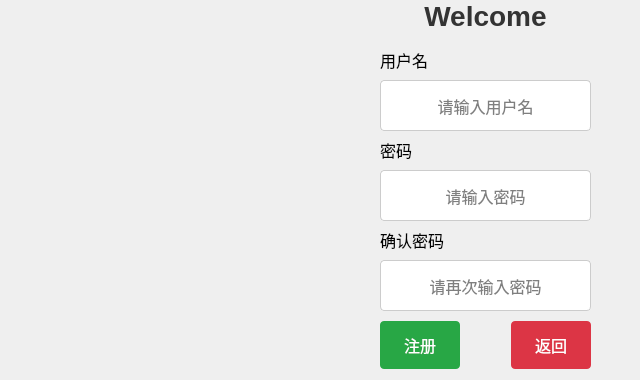
<?xml version="1.0" encoding="UTF-8"?>
<ui version="4.0">
 <class>register1</class>
 <widget class="QDialog" name="register1">
  <property name="geometry">
   <rect>
    <x>0</x>
    <y>0</y>
    <width>640</width>
    <height>380</height>
   </rect>
  </property>
  <property name="windowTitle">
   <string>Dialog</string>
  </property>
  <widget class="QLabel" name="title">
   <property name="geometry">
    <rect>
     <x>370</x>
     <y>-20</y>
     <width>231</width>
     <height>71</height>
    </rect>
   </property>
   <property name="font">
    <font>
     <family>Arial</family>
     <pointsize>-1</pointsize>
     <bold>true</bold>
    </font>
   </property>
   <property name="styleSheet">
    <string notr="true">QLabel {
    font-family: 'Arial', sans-serif;
    font-size: 28px;
    font-weight: bold;
    color: #333;
    text-align: center;
    padding: 20px;
}</string>
   </property>
   <property name="text">
    <string>Welcome</string>
   </property>
   <property name="alignment">
    <set>Qt::AlignmentFlag::AlignCenter</set>
   </property>
  </widget>
  <widget class="QLineEdit" name="username">
   <property name="geometry">
    <rect>
     <x>380</x>
     <y>80</y>
     <width>211</width>
     <height>51</height>
    </rect>
   </property>
   <property name="styleSheet">
    <string notr="true">QLineEdit {
    background-color: white;
    border: 1px solid #ccc;
    border-radius: 4px;
    padding: 10px;
    font-size: 16px;
}
QLineEdit:focus {
    border-color: #007BFF;
}</string>
   </property>
   <property name="alignment">
    <set>Qt::AlignmentFlag::AlignCenter</set>
   </property>
   <property name="placeholderText">
    <string>请输入用户名</string>
   </property>
  </widget>
  <widget class="QLineEdit" name="psd">
   <property name="geometry">
    <rect>
     <x>380</x>
     <y>170</y>
     <width>211</width>
     <height>51</height>
    </rect>
   </property>
   <property name="styleSheet">
    <string notr="true">QLineEdit {
    background-color: white;
    border: 1px solid #ccc;
    border-radius: 4px;
    padding: 10px;
    font-size: 16px;
}
QLineEdit:focus {
    border-color: #007BFF;
}</string>
   </property>
   <property name="text">
    <string/>
   </property>
   <property name="echoMode">
    <enum>QLineEdit::EchoMode::Password</enum>
   </property>
   <property name="alignment">
    <set>Qt::AlignmentFlag::AlignCenter</set>
   </property>
   <property name="placeholderText">
    <string>请输入密码</string>
   </property>
  </widget>
  <widget class="QLineEdit" name="psd_again">
   <property name="geometry">
    <rect>
     <x>380</x>
     <y>260</y>
     <width>211</width>
     <height>51</height>
    </rect>
   </property>
   <property name="styleSheet">
    <string notr="true">QLineEdit {
    background-color: white;
    border: 1px solid #ccc;
    border-radius: 4px;
    padding: 10px;
    font-size: 16px;
}
QLineEdit:focus {
    border-color: #007BFF;
}</string>
   </property>
   <property name="echoMode">
    <enum>QLineEdit::EchoMode::Password</enum>
   </property>
   <property name="alignment">
    <set>Qt::AlignmentFlag::AlignCenter</set>
   </property>
   <property name="placeholderText">
    <string>请再次输入密码</string>
   </property>
  </widget>
  <widget class="QWidget" name="horizontalLayoutWidget">
   <property name="geometry">
    <rect>
     <x>380</x>
     <y>320</y>
     <width>211</width>
     <height>51</height>
    </rect>
   </property>
   <layout class="QHBoxLayout" name="horizontalLayout">
    <item>
     <widget class="QPushButton" name="register_btn">
      <property name="styleSheet">
       <string notr="true">QPushButton {
    background-color: #28a745;
    color: white;
    border-radius: 4px;
    padding: 12px 24px;
    font-size: 16px;
}
QPushButton:hover {
    background-color: #218838;
}
QPushButton:pressed {
    background-color: #1e7e34;
}</string>
      </property>
      <property name="text">
       <string>注册</string>
      </property>
     </widget>
    </item>
    <item>
     <spacer name="horizontalSpacer">
      <property name="orientation">
       <enum>Qt::Orientation::Horizontal</enum>
      </property>
      <property name="sizeHint" stdset="0">
       <size>
        <width>40</width>
        <height>20</height>
       </size>
      </property>
     </spacer>
    </item>
    <item>
     <widget class="QPushButton" name="backup_btn">
      <property name="styleSheet">
       <string notr="true">QPushButton {
    background-color: #dc3545;
    color: white;
    border-radius: 4px;
    padding: 12px 24px;
    font-size: 16px;
}
QPushButton:hover {
    background-color: #c82333;
}
QPushButton:pressed {
    background-color: #bd2130;
}</string>
      </property>
      <property name="text">
       <string>返回</string>
      </property>
     </widget>
    </item>
   </layout>
  </widget>
  <widget class="QLabel" name="user_lab">
   <property name="geometry">
    <rect>
     <x>380</x>
     <y>50</y>
     <width>67</width>
     <height>19</height>
    </rect>
   </property>
   <property name="font">
    <font>
     <pointsize>12</pointsize>
    </font>
   </property>
   <property name="layoutDirection">
    <enum>Qt::LayoutDirection::LeftToRight</enum>
   </property>
   <property name="text">
    <string>用户名</string>
   </property>
   <property name="alignment">
    <set>Qt::AlignmentFlag::AlignLeading|Qt::AlignmentFlag::AlignLeft|Qt::AlignmentFlag::AlignVCenter</set>
   </property>
  </widget>
  <widget class="QLabel" name="psd_lab">
   <property name="geometry">
    <rect>
     <x>380</x>
     <y>140</y>
     <width>67</width>
     <height>19</height>
    </rect>
   </property>
   <property name="font">
    <font>
     <pointsize>12</pointsize>
    </font>
   </property>
   <property name="layoutDirection">
    <enum>Qt::LayoutDirection::LeftToRight</enum>
   </property>
   <property name="text">
    <string>密码</string>
   </property>
   <property name="alignment">
    <set>Qt::AlignmentFlag::AlignLeading|Qt::AlignmentFlag::AlignLeft|Qt::AlignmentFlag::AlignVCenter</set>
   </property>
  </widget>
  <widget class="QLabel" name="psd_a_lab">
   <property name="geometry">
    <rect>
     <x>380</x>
     <y>230</y>
     <width>67</width>
     <height>19</height>
    </rect>
   </property>
   <property name="font">
    <font>
     <pointsize>12</pointsize>
    </font>
   </property>
   <property name="layoutDirection">
    <enum>Qt::LayoutDirection::LeftToRight</enum>
   </property>
   <property name="text">
    <string>确认密码</string>
   </property>
   <property name="alignment">
    <set>Qt::AlignmentFlag::AlignLeading|Qt::AlignmentFlag::AlignLeft|Qt::AlignmentFlag::AlignVCenter</set>
   </property>
  </widget>
 </widget>
 <resources/>
 <connections/>
</ui>
